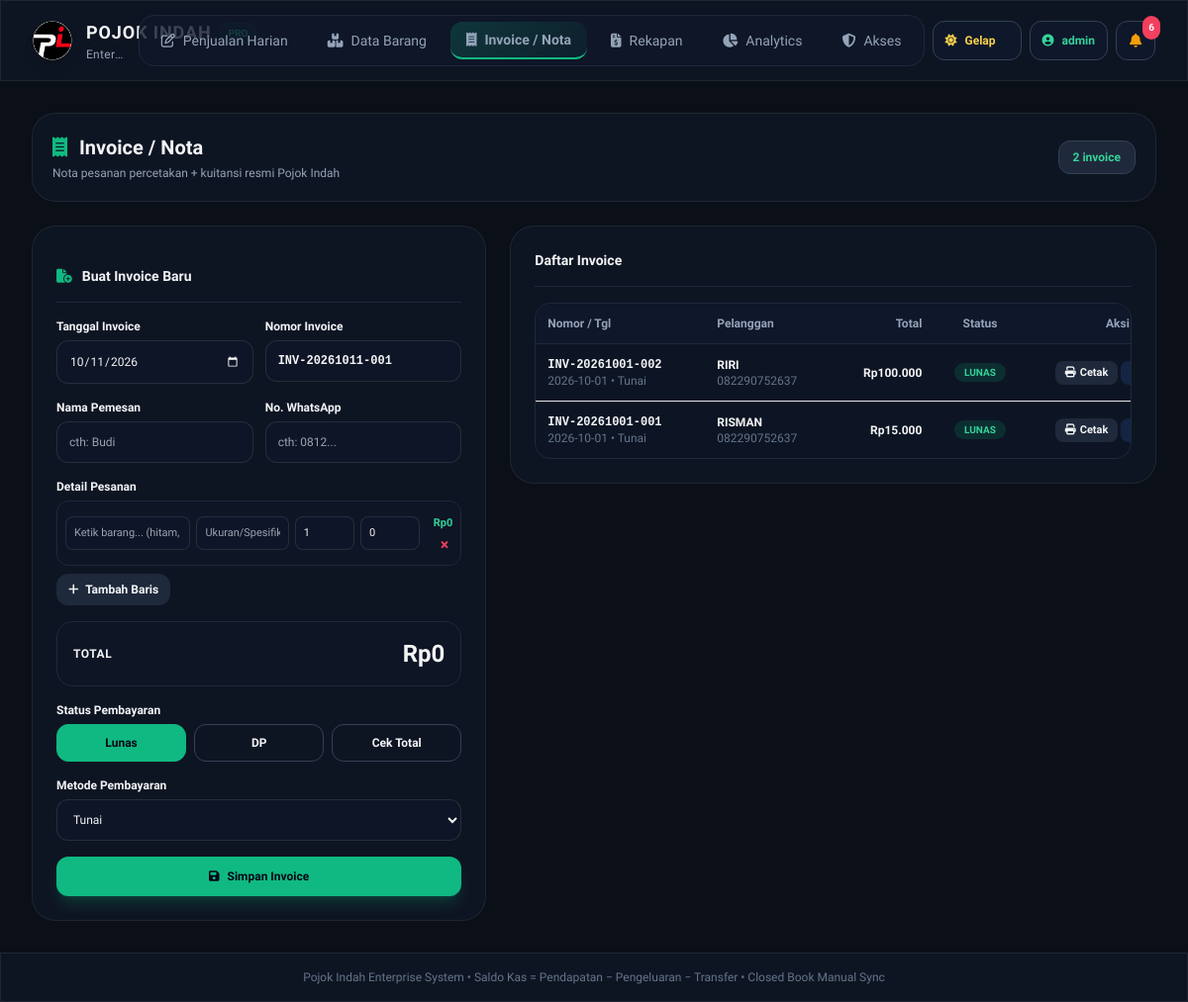
The app's page /index.php?page=invoice (signed in) with its own data.
### tables this page shows
CREATE TABLE invoice (
        id INTEGER PRIMARY KEY AUTOINCREMENT,
        nomor TEXT UNIQUE NOT NULL,
        tanggal TEXT NOT NULL,
        pelanggan TEXT NOT NULL,
        wa TEXT DEFAULT '',
        total INTEGER NOT NULL DEFAULT 0,
        status TEXT NOT NULL DEFAULT 'belum',
        metode TEXT NOT NULL DEFAULT 'tunai',
        dp INTEGER NOT NULL DEFAULT 0,
        kasir TEXT DEFAULT '',
        created_at TEXT DEFAULT CURRENT_TIMESTAMP
    );

### config.php (called while the page is built, shortened)
<?php
function rupiah($n) {
    return 'Rp' . number_format((int)$n, 0, ',', '.');
}
function e($s) { return htmlspecialchars((string)$s, ENT_QUOTES, 'UTF-8'); }
function bulan_aktif() {
    $b = $_GET['bulan'] ?? date('Y-m');
    return $b;
}
function tanggal_aktif() {
    $t = $_GET['tanggal'] ?? date('Y-m-d');
    return $t;
}
function is_owner() {
    return ($_SESSION['role'] ?? '') === 'owner';
}

### index.php (the view, shortened to what this page needs)
<?php
require __DIR__ . '/config.php';
$pdo = db();
$owner = is_owner();
$page = $_GET['page'] ?? 'harian';
$bulan = bulan_aktif();
$tanggal = tanggal_aktif();
$nav = function($p) use ($page) { return $p === $page ? 'nav-link active' : 'nav-link'; };
$notifUnread = 0;
if ($owner) {
    $seen = (int)($_SESSION['notif_seen'] ?? 0);
    $seenA = (int)($_SESSION['audit_seen'] ?? 0);
    $notifUnread = (int)$pdo->query("SELECT COUNT(*) FROM login_log WHERE id > $seen")->fetchColumn()
        + (int)$pdo->query("SELECT COUNT(*) FROM audit_log WHERE id > $seenA")->fetchColumn();
}
?>
<!DOCTYPE html>
<html lang="id" class="dark">
<head>
<script src="https://cdn.tailwindcss.com"></script>
<link rel="stylesheet" href="https://cdnjs.cloudflare.com/ajax/libs/font-awesome/6.4.0/css/all.min.css">
</head>
<body class="antialiased min-h-screen flex flex-col selection:bg-emerald-500 selection:text-slate-900">
<header class="glass-card sticky top-0 z-50 border-b border-slate-200 dark:border-slate-800">
  <div class="max-w-7xl mx-auto px-4 sm:px-6 lg:px-8">
    <div class="flex items-center justify-between h-20 gap-3">
      <div class="flex items-center space-x-2 sm:space-x-3.5 min-w-0">
        <div class="w-10 h-10 rounded-full overflow-hidden bg-black flex items-center justify-center shadow-lg shrink-0 relative">
          <span class="absolute inset-0 flex items-center justify-center font-black text-white text-sm tracking-tight">PI</span>
          <img src="assets/kop-invoice.png?v=1" alt="PI" class="relative w-full h-full object-cover" onerror="this.remove()">
        </div>
        <div class="min-w-0">
          <div class="flex items-center space-x-2">
            <h1 class="text-sm min-[400px]:text-base sm:text-lg font-bold tracking-wider uppercase whitespace-nowrap">Pojok Indah</h1>
            <span class="hidden min-[380px]:inline-block text-[10px] bg-emerald-500/10 text-emerald-500 dark:text-emerald-400 border border-emerald-500/20 px-2 py-0.5 rounded-full font-semibold shrink-0">PRO</span>
          </div>
          <p class="hidden min-[420px]:block text-[11px] sm:text-xs text-slate-500 dark:text-slate-400 tracking-wide truncate">Enterprise Financial &amp; POS Portal</p>
        </div>
      </div>
      <div class="flex items-center gap-1.5 sm:gap-2 shrink-0">
        <nav class="hidden md:flex space-x-1 sm:space-x-2 bg-slate-100 dark:bg-slate-900/80 p-1.5 rounded-2xl border border-slate-200 dark:border-slate-800">
          <a href="index.php?page=harian&bulan=<?=e($bulan)?>&tanggal=<?=e($tanggal)?>" class="<?= $nav('harian') ?> px-4 py-2 rounded-xl text-xs sm:text-sm text-slate-500 dark:text-slate-400 hover:text-slate-900 dark:hover:text-white transition-all duration-200 flex items-center space-x-2">
            <i class="fa-regular fa-pen-to-square"></i><span class="hidden sm:inline">Penjualan Harian</span>
          </a>
          <a href="index.php?page=barang" class="<?= $nav('barang') ?> px-4 py-2 rounded-xl text-xs sm:text-sm text-slate-500 dark:text-slate-400 hover:text-slate-900 dark:hover:text-white transition-all duration-200 flex items-center space-x-2">
            <i class="fa-solid fa-boxes-stacked"></i><span class="hidden sm:inline">Data Barang</span>
          </a>
          <a href="index.php?page=invoice" class="<?= $nav('invoice') ?> px-4 py-2 rounded-xl text-xs sm:text-sm text-slate-500 dark:text-slate-400 hover:text-slate-900 dark:hover:text-white transition-all duration-200 flex items-center space-x-2">
            <i class="fa-solid fa-receipt"></i><span class="hidden sm:inline">Invoice / Nota</span>
          </a>
          <a href="index.php?page=rekapan&bulan=<?=e($bulan)?>" class="<?= $nav('rekapan') ?> px-4 py-2 rounded-xl text-xs sm:text-sm text-slate-500 dark:text-slate-400 hover:text-slate-900 dark:hover:text-white transition-all duration-200 flex items-center space-x-2">
            <i class="fa-solid fa-file-invoice-dollar"></i><span class="hidden sm:inline">Rekapan</span>
          </a>
          <a href="index.php?page=diagram&mode=semua" class="<?= $nav('diagram') ?> px-4 py-2 rounded-xl text-xs sm:text-sm text-slate-500 dark:text-slate-400 hover:text-slate-900 dark:hover:text-white transition-all duration-200 flex items-center space-x-2">
            <i class="fa-solid fa-chart-pie"></i><span class="hidden sm:inline">Analytics</span>
          </a>
          <?php if ($owner): ?>
          <a href="index.php?page=akses" class="<?= $nav('akses') ?> px-4 py-2 rounded-xl text-xs sm:text-sm text-slate-500 dark:text-slate-400 hover:text-slate-900 dark:hover:text-white transition-all duration-200 flex items-center space-x-2">
            <i class="fa-solid fa-shield-halved"></i><span class="hidden sm:inline">Akses</span>
          </a>
          <?php endif; ?>
        </nav>
        <button id="themeToggle" type="button" title="Mode terang/gelap" class="h-10 px-2 sm:px-3 rounded-xl border border-slate-200 dark:border-slate-700 bg-white dark:bg-slate-900 flex items-center gap-2 text-amber-500 dark:text-amber-300 hover:scale-105 transition text-xs font-bold">
          <i id="iconSun" class="fa-solid fa-sun"></i>
          <span id="themeLabel" class="hidden min-[400px]:inline">Gelap</span>
        </button>
        <button id="akunBtn" type="button" title="Akun (<?=e($_SESSION['uname'] ?? '')?>)" class="h-10 px-2 sm:px-3 rounded-xl border border-slate-200 dark:border-slate-700 bg-white dark:bg-slate-900 flex items-center gap-2 text-emerald-600 dark:text-emerald-400 hover:scale-105 transition text-xs font-bold">
          <i class="fa-solid fa-circle-user"></i>
          <span class="hidden sm:inline max-w-[80px] truncate"><?=e($_SESSION['uname'] ?? '')?></span>
        </button>
        <?php if ($owner): ?>
        <button id="notifBtn" type="button" title="Jejak login" class="relative h-10 w-10 rounded-xl border border-slate-200 dark:border-slate-700 bg-white dark:bg-slate-900 flex items-center justify-center hover:scale-105 transition text-sm">
          <i class="fa-solid fa-bell <?= $notifUnread > 0 ? 'text-amber-500' : 'text-slate-400' ?>"></i>
          <?php if ($notifUnread > 0): ?><span id="notifBadge" class="absolute -top-1.5 -right-1.5 text-[10px] font-extrabold bg-rose-500 text-white px-1.5 py-0.5 rounded-full"><?= $notifUnread > 99 ? '99+' : $notifUnread ?></span><?php endif; ?>
        </button>
        <?php endif; ?>
      </div>
    </div>
  </div>
</header>
<main class="max-w-7xl mx-auto px-4 sm:px-6 lg:px-8 py-8 flex-grow w-full">
  <?php
  if ($page === 'barang') include __DIR__.'/hal_barang.php';
  elseif ($page === 'harian') include __DIR__.'/hal_harian.php';
  elseif ($page === 'rekapan') include __DIR__.'/hal_rekapan.php';
  elseif ($page === 'diagram') include __DIR__.'/hal_diagram.php';
  elseif ($page === 'invoice') include __DIR__.'/hal_invoice.php';
  elseif ($page === 'akses') include __DIR__.'/hal_akses.php';
  ?>
</main>
<footer class="glass-card border-t border-slate-200 dark:border-slate-800 py-4 text-center text-xs text-slate-500">
  Pojok Indah Enterprise System &bull; Saldo Kas = Pendapatan &minus; Pengeluaran &minus; Transfer &bull; Closed Book Manual Sync
</footer>
</body>
</html>

### hal_invoice.php (shortened to what this page needs)
<?php
$owner = !empty($owner);
$list = $pdo->query("SELECT * FROM invoice ORDER BY tanggal DESC, id DESC LIMIT 200")->fetchAll(PDO::FETCH_ASSOC);
$statusLbl = ['lunas' => 'LUNAS', 'dp' => 'DP', 'belum' => 'BELUM LUNAS'];
$metodeLbl = ['tunai' => 'Tunai', 'qris' => 'QRIS', 'transfer' => 'Transfer'];
?>
<div class="space-y-6">
  <div class="glass-card p-5 rounded-3xl flex flex-col md:flex-row md:items-center justify-between gap-4">
    <div>
      <h2 class="text-xl font-bold flex items-center"><i class="fa-solid fa-receipt text-emerald-500 mr-3"></i> Invoice / Nota</h2>
      <p class="text-xs text-slate-500 dark:text-slate-400 mt-1">Nota pesanan percetakan + kuitansi resmi Pojok Indah</p>
    </div>
    <span class="text-xs bg-slate-100 dark:bg-slate-800 text-emerald-600 dark:text-emerald-400 border border-slate-200 dark:border-slate-700 px-3.5 py-2 rounded-xl font-bold"><?=count($list)?> invoice</span>
  </div>
  <div class="grid lg:grid-cols-12 gap-6">
    <div class="lg:col-span-5">
      <form method="post" id="invForm" class="glass-card p-6 rounded-3xl space-y-4 relative z-10">
        <h3 class="font-bold text-sm border-b border-slate-200 dark:border-slate-800 pb-4 flex items-center"><i class="fa-solid fa-file-circle-plus text-emerald-500 mr-2.5"></i> Buat Invoice Baru</h3>
        <div class="grid grid-cols-1 sm:grid-cols-2 gap-3">
          <div><label class="block text-xs font-semibold mb-1.5">Tanggal Invoice</label>
            <input type="date" name="tanggal" id="invTgl" value="<?=date('Y-m-d')?>" class="w-full text-xs glass-input rounded-xl p-3 focus:outline-none"></div>
          <div><label class="block text-xs font-semibold mb-1.5">Nomor Invoice</label>
            <input type="text" id="invNomor" readonly value="otomatis" class="w-full text-xs glass-input rounded-xl p-3 font-mono font-bold text-emerald-600 dark:text-emerald-400 focus:outline-none"></div>
        </div>
        <div class="grid grid-cols-1 sm:grid-cols-2 gap-3">
          <div><label class="block text-xs font-semibold mb-1.5">Nama Pemesan</label>
            <input type="text" name="pelanggan" required placeholder="cth: Budi" class="w-full text-xs glass-input rounded-xl p-3 focus:outline-none"></div>
          <div><label class="block text-xs font-semibold mb-1.5">No. WhatsApp</label>
            <input type="text" name="wa" placeholder="cth: 0812..." class="w-full text-xs glass-input rounded-xl p-3 focus:outline-none"></div>
        </div>
        <div>
          <label class="block text-xs font-semibold mb-1.5">Detail Pesanan</label>
          <div id="invRows" class="space-y-2"></div>
          <button type="button" id="addRow" class="mt-2 text-xs font-bold px-3 py-2 rounded-xl bg-slate-100 dark:bg-slate-800 hover:bg-slate-200 dark:hover:bg-slate-700 transition"><i class="fa-solid fa-plus mr-1"></i> Tambah Baris</button>
        </div>
        <div class="bg-slate-50 dark:bg-slate-900/50 p-4 rounded-2xl border border-slate-200 dark:border-slate-800 flex justify-between items-center">
          <span class="text-xs font-bold uppercase tracking-wider">Total</span>
          <span id="invTotal" class="text-2xl font-black">Rp0</span>
        </div>
        <div>
          <label class="block text-xs font-semibold mb-1.5">Status Pembayaran</label>
          <div class="grid grid-cols-3 gap-2 text-xs font-bold">
            <label class="cursor-pointer"><input type="radio" name="status" value="lunas" class="peer hidden" checked>
              <span class="block text-center px-2 py-2.5 rounded-xl border border-slate-200 dark:border-slate-700 peer-checked:bg-emerald-500 peer-checked:text-slate-950 peer-checked:border-emerald-500 transition">Lunas</span></label>
            <label class="cursor-pointer"><input type="radio" name="status" value="dp" class="peer hidden">
              <span class="block text-center px-2 py-2.5 rounded-xl border border-slate-200 dark:border-slate-700 peer-checked:bg-amber-500 peer-checked:text-slate-950 peer-checked:border-amber-500 transition">DP</span></label>
            <label class="cursor-pointer"><input type="radio" name="status" value="belum" class="peer hidden">
              <span class="block text-center px-2 py-2.5 rounded-xl border border-slate-200 dark:border-slate-700 peer-checked:bg-slate-500 peer-checked:text-white peer-checked:border-slate-500 transition">Cek Total</span></label>
          </div>
        </div>
        <div><label class="block text-xs font-semibold mb-1.5">Metode Pembayaran</label>
          <select name="metode" class="w-full text-xs glass-input rounded-xl p-3 focus:outline-none">
            <option value="tunai">Tunai</option><option value="qris">QRIS</option><option value="transfer">Transfer</option>
          </select></div>
        <button class="w-full bg-emerald-500 hover:bg-emerald-400 text-slate-950 font-extrabold py-3 rounded-xl text-xs shadow-lg shadow-emerald-500/20 transition"><i class="fa-solid fa-floppy-disk mr-2"></i>Simpan Invoice</button>
      </form>
    </div>
    <div class="lg:col-span-7">
      <div class="glass-card p-6 rounded-3xl space-y-4">
        <h3 class="font-bold text-sm border-b border-slate-200 dark:border-slate-800 pb-4">Daftar Invoice</h3>
        <div class="overflow-hidden rounded-2xl border border-slate-200 dark:border-slate-800 overflow-x-auto custom-scrollbar">
          <table class="w-full text-left text-xs min-w-[680px]">
            <thead class="tbl-head font-semibold border-b border-slate-200 dark:border-slate-800">
              <tr><th class="p-3">Nomor / Tgl</th><th class="p-3">Pelanggan</th><th class="p-3 text-right">Total</th><th class="p-3 text-center">Status</th><th class="p-3 text-center">Aksi</th></tr>
            </thead>
            <tbody class="tbl-body divide-y tbl-row">
              <?php foreach ($list as $v):
                $sisa = $v['status'] === 'lunas' ? 0 : ($v['total'] - $v['dp']);
              ?>
              <tr class="hover:bg-slate-50 dark:hover:bg-slate-800/30">
                <td class="p-3"><b class="font-mono"><?=e($v['nomor'])?></b><br><span class="text-slate-500"><?=e($v['tanggal'])?> • <?=e($metodeLbl[$v['metode']] ?? $v['metode'])?></span></td>
                <td class="p-3 font-semibold"><?=e($v['pelanggan'])?><?= $v['wa'] !== '' ? '<br><span class="text-slate-500 font-normal">' . e($v['wa']) . '</span>' : '' ?></td>
                <td class="p-3 text-right font-bold"><?=rupiah($v['total'])?><?= $sisa > 0 ? '<br><span class="text-amber-600 dark:text-amber-400 font-semibold">sisa ' . rupiah($sisa) . '</span>' : '' ?></td>
                <td class="p-3 text-center"><span class="text-[10px] font-extrabold px-2.5 py-1 rounded-full <?= $v['status'] === 'lunas' ? 'bg-emerald-500/15 text-emerald-600 dark:text-emerald-400' : ($v['status'] === 'dp' ? 'bg-amber-500/15 text-amber-600 dark:text-amber-400' : 'bg-slate-500/15 text-slate-500') ?>"><?=e($statusLbl[$v['status']] ?? $v['status'])?></span></td>
                <td class="p-3 text-center whitespace-nowrap">
                  <a href="invoice_cetak.php?id=<?=$v['id']?>" target="_blank" title="Cetak / PDF" class="bg-slate-200 dark:bg-slate-800 hover:bg-slate-300 dark:hover:bg-slate-700 px-2.5 py-1 rounded-lg text-[11px] font-semibold transition inline-block"><i class="fa-solid fa-print mr-1"></i>Cetak</a>
                  <?php if ($owner): ?>
                  <button type="button" title="Edit" onclick="openEdit(<?=$v['id']?>)" class="bg-blue-500/15 hover:bg-blue-500/25 text-blue-500 px-2.5 py-1 rounded-lg text-[11px] font-bold transition"><i class="fa-solid fa-pen"></i></button>
                  <?php endif; ?>
                </td>
              </tr>
              <?php endforeach; ?>
            </tbody>
          </table>
        </div>
      </div>
    </div>
  </div>
</div>

### records on screen
invoice: nomor "INV-20261001-002", tanggal "2026-10-01", metode "Tunai", pelanggan "RIRI", wa "082290752637", total "Rp100.000", status "LUNAS"
invoice: nomor "INV-20261001-001", tanggal "2026-10-01", metode "Tunai", pelanggan "RISMAN", wa "082290752637", total "Rp15.000", status "LUNAS"

### other values on screen
$_SESSION['uname'] "admin"
$notifUnread "6"
count($list) "2"
